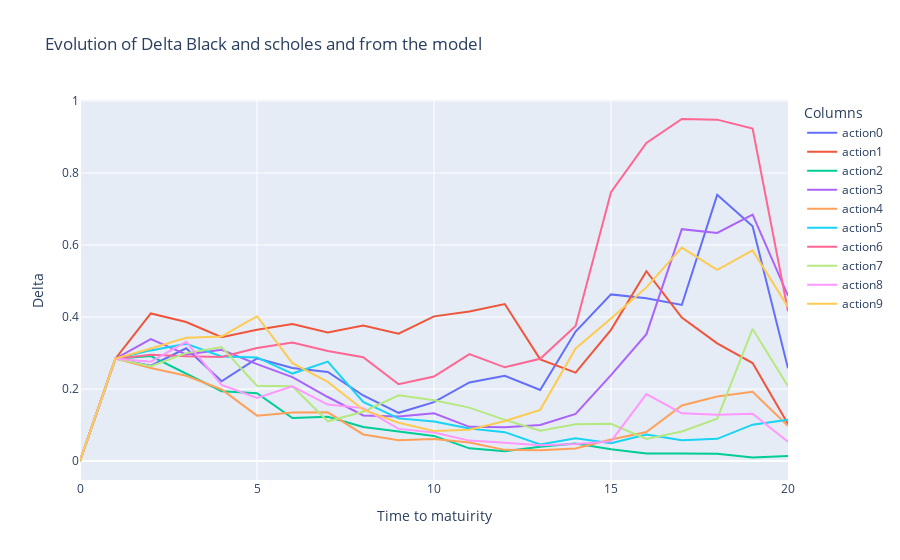

Here is the notebook cell this chart was saved with:
### Code cell
fig = go.Figure()
# Add traces for each column
for column in actions.columns:
    fig.add_trace(go.Scatter(x=actions.index, y=actions[column], mode='lines', name=f"action{column}"))
    #fig.add_trace(go.Scatter(x=deltas.index, y=deltas[column], mode='lines', name=f"deltas{column}"))

# Update layout
fig.update_layout(
    title='Evolution of Delta Black and scholes and from the model',
    xaxis_title='Time to matuirity',
    yaxis_title='Delta',
    template='plotly',
    legend=dict(title='Columns'),
)

# Show the plot
fig.show()

### Figure 1 — Plotly figure (JSON) as saved in the notebook; plotly's stock layout.template omitted (floating-point values rounded to 4 significant figures)
{"data": [{"mode": "lines", "name": "action0", "type": "scatter", "x": [0, 1, 2, 3, 4, 5, 6, 7, 8, 9, 10, 11, 12, 13, 14, 15, 16, 17, 18, 19, 20], "y": [0, 0.2843, 0.2646, 0.313, 0.2214, 0.2853, 0.2585, 0.2473, 0.182, 0.1338, 0.1636, 0.2182, 0.2369, 0.1974, 0.3597, 0.4628, 0.4522, 0.4334, 0.7394, 0.6523, 0.2573]}, {"mode": "lines", "name": "action1", "type": "scatter", "x": [0, 1, 2, 3, 4, 5, 6, 7, 8, 9, 10, 11, 12, 13, 14, 15, 16, 17, 18, 19, 20], "y": [0, 0.2843, 0.4099, 0.3859, 0.3439, 0.3647, 0.3803, 0.3573, 0.3763, 0.3536, 0.4018, 0.4152, 0.4361, 0.2824, 0.2454, 0.3643, 0.5272, 0.3983, 0.327, 0.2719, 0.1026]}, {"mode": "lines", "name": "action2", "type": "scatter", "x": [0, 1, 2, 3, 4, 5, 6, 7, 8, 9, 10, 11, 12, 13, 14, 15, 16, 17, 18, 19, 20], "y": [0, 0.2843, 0.2915, 0.2416, 0.1938, 0.1884, 0.1192, 0.1229, 0.09451, 0.08178, 0.06977, 0.03516, 0.02684, 0.03977, 0.04841, 0.03268, 0.02081, 0.02065, 0.02, 0.009486, 0.01378]}, {"mode": "lines", "name": "action3", "type": "scatter", "x": [0, 1, 2, 3, 4, 5, 6, 7, 8, 9, 10, 11, 12, 13, 14, 15, 16, 17, 18, 19, 20], "y": [0, 0.2843, 0.3387, 0.2962, 0.3091, 0.2691, 0.233, 0.1778, 0.1265, 0.1233, 0.1328, 0.09487, 0.09341, 0.1003, 0.1306, 0.2388, 0.3523, 0.6441, 0.6335, 0.6845, 0.4592]}, {"mode": "lines", "name": "action4", "type": "scatter", "x": [0, 1, 2, 3, 4, 5, 6, 7, 8, 9, 10, 11, 12, 13, 14, 15, 16, 17, 18, 19, 20], "y": [0, 0.2843, 0.2584, 0.2369, 0.1987, 0.126, 0.1345, 0.1353, 0.07381, 0.05767, 0.06089, 0.05148, 0.03096, 0.02976, 0.03477, 0.05994, 0.08052, 0.1541, 0.1792, 0.1921, 0.09731]}, {"mode": "lines", "name": "action5", "type": "scatter", "x": [0, 1, 2, 3, 4, 5, 6, 7, 8, 9, 10, 11, 12, 13, 14, 15, 16, 17, 18, 19, 20], "y": [0, 0.2843, 0.3073, 0.3258, 0.2905, 0.2876, 0.2429, 0.2761, 0.1643, 0.1184, 0.1098, 0.09035, 0.0801, 0.04617, 0.06329, 0.04959, 0.07385, 0.05756, 0.06162, 0.1009, 0.1149]}, {"mode": "lines", "name": "action6", "type": "scatter", "x": [0, 1, 2, 3, 4, 5, 6, 7, 8, 9, 10, 11, 12, 13, 14, 15, 16, 17, 18, 19, 20], "y": [0, 0.2843, 0.2955, 0.2907, 0.2887, 0.3138, 0.3294, 0.3057, 0.2883, 0.2132, 0.2346, 0.297, 0.2602, 0.2839, 0.3752, 0.7468, 0.8833, 0.9501, 0.9483, 0.9238, 0.416]}, {"mode": "lines", "name": "action7", "type": "scatter", "x": [0, 1, 2, 3, 4, 5, 6, 7, 8, 9, 10, 11, 12, 13, 14, 15, 16, 17, 18, 19, 20], "y": [0, 0.2843, 0.2636, 0.2997, 0.3164, 0.2089, 0.2074, 0.1103, 0.1368, 0.1823, 0.1686, 0.1483, 0.1144, 0.08409, 0.1024, 0.1032, 0.06105, 0.08214, 0.1174, 0.3669, 0.2079]}, {"mode": "lines", "name": "action8", "type": "scatter", "x": [0, 1, 2, 3, 4, 5, 6, 7, 8, 9, 10, 11, 12, 13, 14, 15, 16, 17, 18, 19, 20], "y": [0, 0.2843, 0.276, 0.3312, 0.2112, 0.1753, 0.2073, 0.1568, 0.1469, 0.08926, 0.0793, 0.05665, 0.05083, 0.04371, 0.0469, 0.05445, 0.186, 0.1325, 0.1282, 0.1314, 0.05364]}, {"mode": "lines", "name": "action9", "type": "scatter", "x": [0, 1, 2, 3, 4, 5, 6, 7, 8, 9, 10, 11, 12, 13, 14, 15, 16, 17, 18, 19, 20], "y": [0, 0.2843, 0.3125, 0.3422, 0.346, 0.4022, 0.2719, 0.2199, 0.1425, 0.1062, 0.08323, 0.08675, 0.111, 0.1421, 0.3128, 0.396, 0.4822, 0.593, 0.5309, 0.5851, 0.4281]}], "layout": {"legend": {"title": {"text": "Columns"}}, "title": {"text": "Evolution of Delta Black and scholes and from the model"}, "xaxis": {"title": {"text": "Time to matuirity"}}, "yaxis": {"title": {"text": "Delta"}}}}
